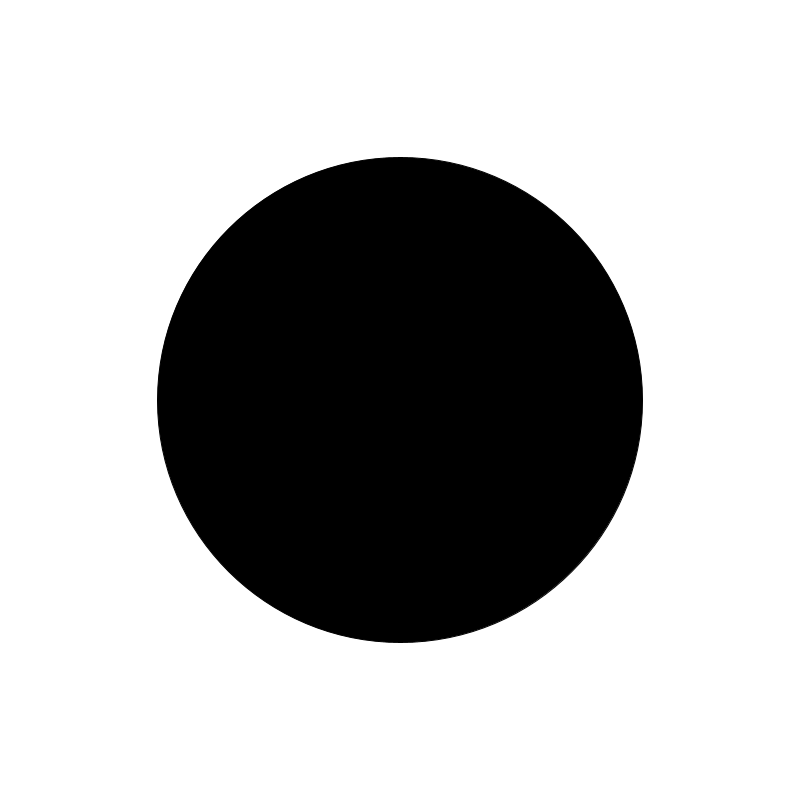
Frame 1 (no input)
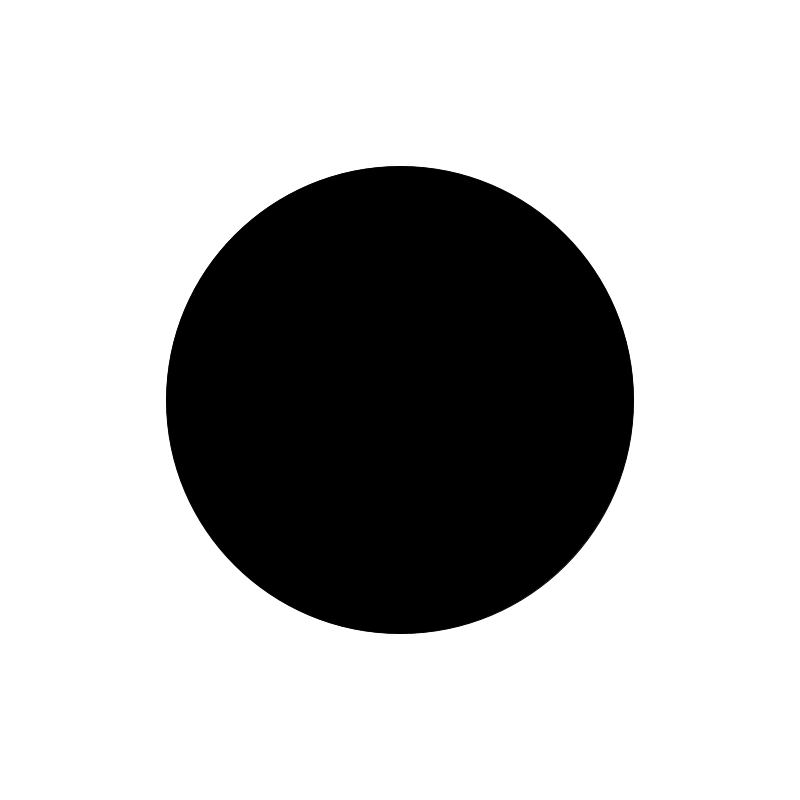
Frame 60 (the mouse pressed at the canvas centre just before this capture)
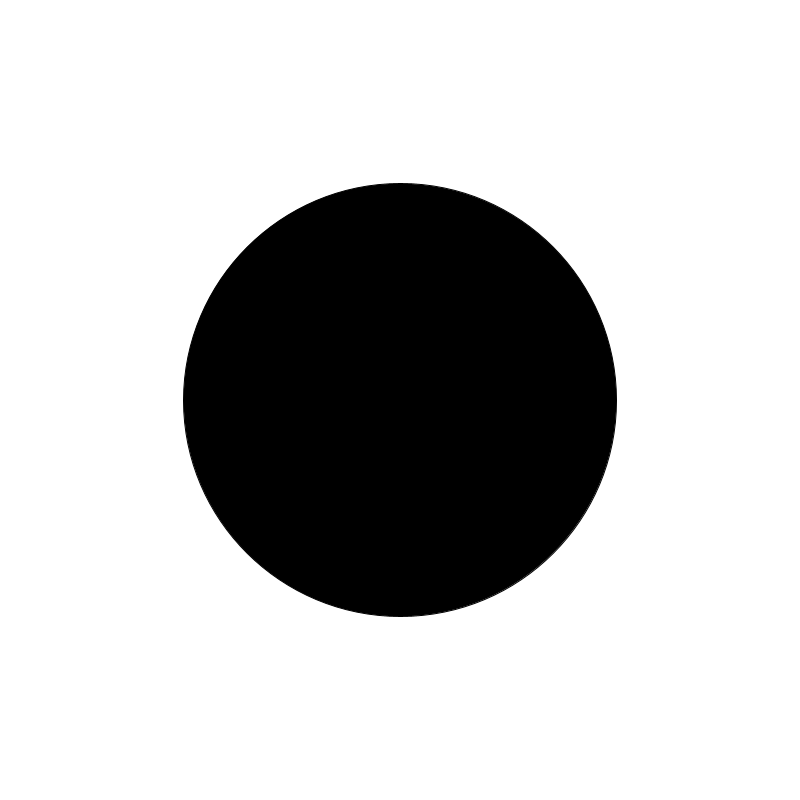
Frame 120 (the mouse held since frame 60 and released just before this capture)

The Processing sketch that drew these frames (run headless with seeded random() and noise(); from frame 60 on, the mouse is pressed at the canvas centre):

// Processing sketch: code_07_14
// ── code_07_14.pde
float time = 0.0;
float increment = 0.001;

void setup(){
  size(800, 800);
}

void draw(){
  background(255);
  float n = noise(time)*width;
  time += increment;
  fill(0);
  ellipse(width/2, height/2, n, n);
}
